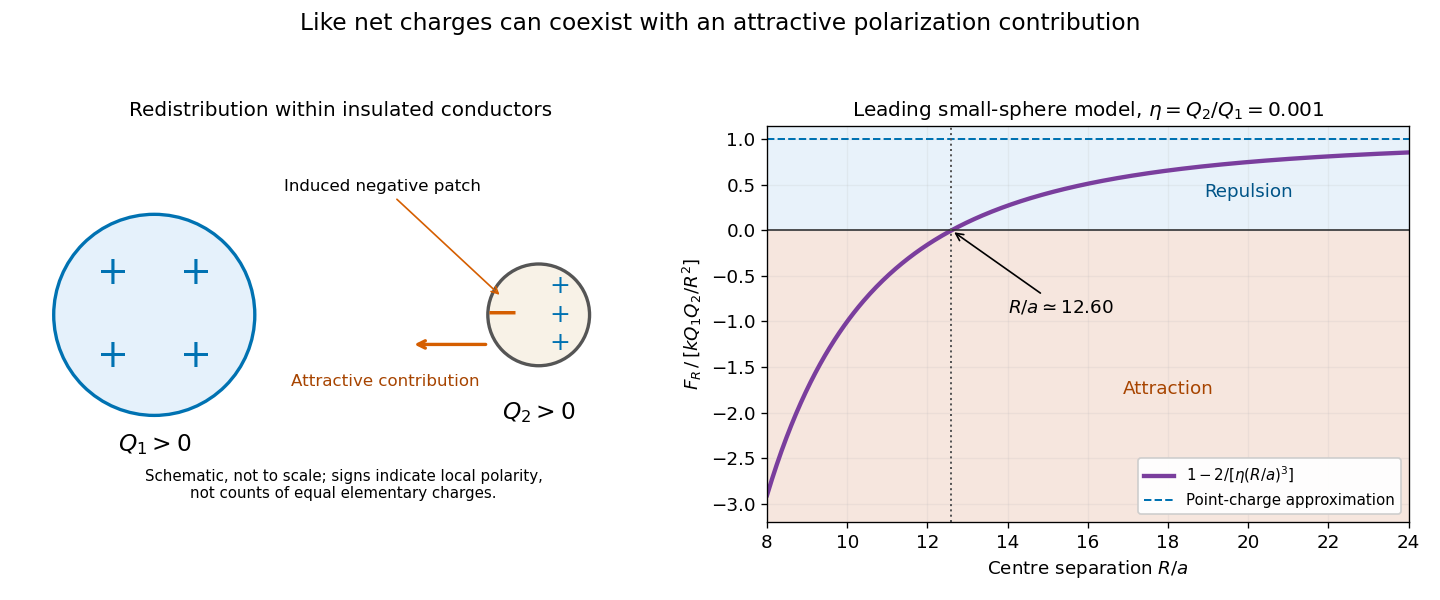

Here is the Python script that generated this plot:
"""Leading induced-dipole model; outputs an opaque PNG in the working directory."""
from pathlib import Path
import os
ROOT=next(p for p in Path(__file__).resolve().parents if (p/'ourbigbook.json').exists())
os.environ.setdefault('MPLCONFIGDIR',str(ROOT/'_out/matplotlib'))
import matplotlib
matplotlib.use('Agg')
import matplotlib.pyplot as plt
from matplotlib.patches import Circle
import numpy as np

def draw():
    plt.rcParams.update({'font.size':11,'axes.titlesize':12})
    fig,(scheme,curve)=plt.subplots(1,2,figsize=(12,5),dpi=120,facecolor='white')
    scheme.add_patch(Circle((0,0),.85,facecolor='#e5f1fb',edgecolor='#0072B2',lw=2))
    scheme.add_patch(Circle((3.25,0),.43,facecolor='#f8f2e7',edgecolor='#555555',lw=2))
    for x,y in [(-.35,.35),(.35,.35),(-.35,-.35),(.35,-.35)]:scheme.text(x,y,'+',ha='center',va='center',fontsize=23,color='#0072B2')
    scheme.text(2.94,0,'−',ha='center',va='center',fontsize=25,color='#D55E00')
    for y in (-.24,0,.24):scheme.text(3.43,y,'+',ha='center',va='center',fontsize=15,color='#0072B2')
    scheme.text(0,-1.15,r'$Q_1>0$',ha='center',fontsize=14)
    scheme.text(3.25,-.88,r'$Q_2>0$',ha='center',fontsize=14)
    scheme.annotate('Induced negative patch',xy=(2.94,.15),xytext=(1.1,1.05),arrowprops={'arrowstyle':'->','color':'#D55E00'},fontsize=10)
    scheme.annotate('',xy=(2.17,-.25),xytext=(2.83,-.25),arrowprops={'arrowstyle':'->','color':'#D55E00','lw':2})
    scheme.text(1.95,-.6,'Attractive contribution',ha='center',fontsize=10,color='#A74400')
    scheme.text(1.6,-1.55,'Schematic, not to scale; signs indicate local polarity,\nnot counts of equal elementary charges.',ha='center',fontsize=9)
    scheme.set_xlim(-1.05,4.2);scheme.set_ylim(-1.75,1.6);scheme.set_aspect('equal');scheme.axis('off')
    scheme.set_title('Redistribution within insulated conductors')
    eta=.001;x=np.linspace(8,24,400);ratio=1-2/(eta*x**3);cross=(2/eta)**(1/3)
    curve.axhspan(-3.2,0,color='#f6e6de',zorder=0);curve.axhspan(0,1.15,color='#e8f2fa',zorder=0)
    curve.plot(x,ratio,color='#7A3E9D',lw=2.6,label=r'$1-2/[\eta(R/a)^3]$')
    curve.axhline(0,color='#333333',lw=1);curve.axhline(1,color='#0072B2',ls='--',lw=1.2,label='Point-charge approximation')
    curve.axvline(cross,color='#555555',ls=':',lw=1.2)
    curve.annotate(r'$R/a\simeq12.60$',xy=(cross,0),xytext=(14,-.9),arrowprops={'arrowstyle':'->'},fontsize=11)
    curve.text(18,-1.8,'Attraction',ha='center',color='#A74400');curve.text(20,.37,'Repulsion',ha='center',color='#005487')
    curve.set_xlim(8,24);curve.set_ylim(-3.2,1.15);curve.grid(alpha=.15)
    curve.set_xlabel(r'Centre separation $R/a$');curve.set_ylabel(r'$F_R\,/\,[kQ_1Q_2/R^2]$')
    curve.set_title(r'Leading small-sphere model, $\eta=Q_2/Q_1=0.001$')
    curve.legend(loc='lower right',fontsize=9,framealpha=.95)
    fig.suptitle('Like net charges can coexist with an attractive polarization contribution',fontsize=14)
    fig.tight_layout(rect=(0,0,1,.94));fig.savefig(Path.cwd()/'physics-1865-like-charge-polarization.png',facecolor='white',transparent=False);plt.close(fig)

if __name__=='__main__':draw()
